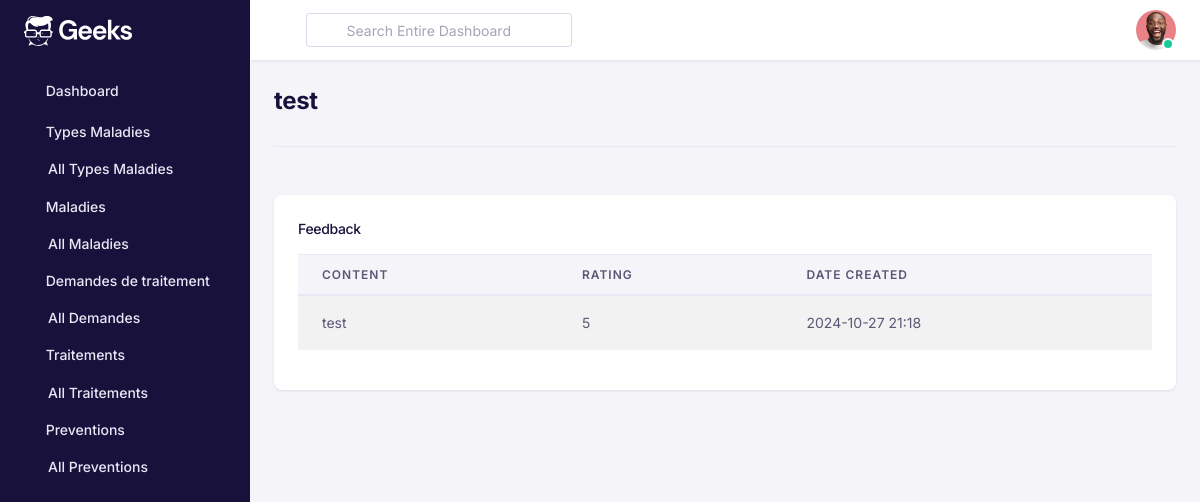
The app's page /preventions/1/feedbacks/ with its own data.
### PreventionApp/models.py (models this page shows, shortened)
class Prevention(models.Model):
    title = models.CharField(max_length=255)
    description = models.TextField()
    date_created = models.DateTimeField(default=timezone.now)

### FeedbacksApp/models.py (models this page shows, shortened)
class Feedback(models.Model):
    prevention = models.ForeignKey(
        'PreventionApp.Prevention',  # Ensure this is correct
        on_delete=models.CASCADE,
        related_name='feedbacks'
    )
    content = models.TextField()
    rating = models.PositiveIntegerField(null=True, blank=True)
    date_created = models.DateTimeField(default=timezone.now)

### FeedbacksApp/views.py (the view)
# urls.py: path('preventions/<int:prevention_id>/feedbacks/', feedback_list, name='feedback_list'),  # New URL for feedbacks
def feedback_list(request, prevention_id):
    prevention = get_object_or_404(Prevention, pk=prevention_id)
    feedbacks = Feedback.objects.filter(prevention=prevention)
    return render(request, 'feedback_list.html', {
        'prevention': prevention,
        'feedbacks': feedbacks,
    })

### FeedbacksApp/Templates/feedback_list.html (shortened to what this page needs)
<!DOCTYPE html>
<html lang="en">
{% load static %}
<head>
 <link href="{% static 'assets/fonts/feather/feather.css' %}" rel="stylesheet" />
 <link href="{% static 'assets/libs/dragula/dist/dragula.min.css' %}" rel="stylesheet" />
 <link href="{% static 'assets/libs/@mdi/font/css/materialdesignicons.min.css' %}" rel="stylesheet" />
 <link href="{% static 'assets/libs/prismjs/themes/prism.css' %}" rel="stylesheet" />
 <link href="{% static 'assets/libs/dropzone/dist/dropzone.css' %}" rel="stylesheet" />
 <link href="{% static 'assets/libs/magnific-popup/dist/magnific-popup.css' %}" rel="stylesheet" />
 <link href="{% static 'assets/libs/bootstrap-select/dist/css/bootstrap-select.min.css' %}" rel="stylesheet">
 <link href="{% static 'assets/libs/@yaireo/tagify/dist/tagify.css' %}" rel="stylesheet">
 <link href="{% static 'assets/libs/tiny-slider/dist/tiny-slider.css' %}" rel="stylesheet">
 <link href="{% static 'assets/libs/tippy.js/dist/tippy.css' %}" rel="stylesheet">
 <link rel="stylesheet" href="{% static 'assets/css/theme.min.css' %}">
</head>
<body>
    <div id="db-wrapper">
        {% include 'sidebar.html' %}
        <div id="page-content">
            <div class="header">
                {% include 'navbar.html' %}
            </div>
            <div class="container-fluid p-4">
                <div class="row">
                    <div class="col-lg-12 col-md-12 col-12">
                        <div class="border-bottom pb-4 mb-4">
                            <h1 class="mb-1 h2 font-weight-bold">{{ prevention.title }}</h1>
                        </div>
                    </div>
                </div>
                <div class="row mt-4">
                    <div class="col-lg-12 col-md-12 col-12">
                        <div class="card rounded-lg">
                            <div class="card-body">
                                <h5 class="card-title">Feedback</h5>
                                {% if feedbacks %}
                                    <table class="table table-striped">
                                        <thead>
                                            <tr>
                                                <th>Content</th>
                                                <th>Rating</th>
                                                <th>Date Created</th>
                                            </tr>
                                        </thead>
                                        <tbody>
                                            {% for feedback in feedbacks %}
                                                <tr>
                                                    <td>{{ feedback.content }}</td>
                                                    <td>{{ feedback.rating|default:"N/A" }}</td>
                                                    <td>{{ feedback.date_created|date:"Y-m-d H:i" }}</td>
                                                </tr>
                                            {% endfor %}
                                        </tbody>
                                    </table>
                                {% else %}
                                    <p>No feedbacks available for this prevention.</p>
                                {% endif %}
                            </div>
                        </div>
                    </div>
                </div>
            </div>
        </div>
    </div>
</body>
</html>

### records on screen
Prevention: title "test"
Feedback: content "test", rating "5", date_created "2024-10-27 21:18"
